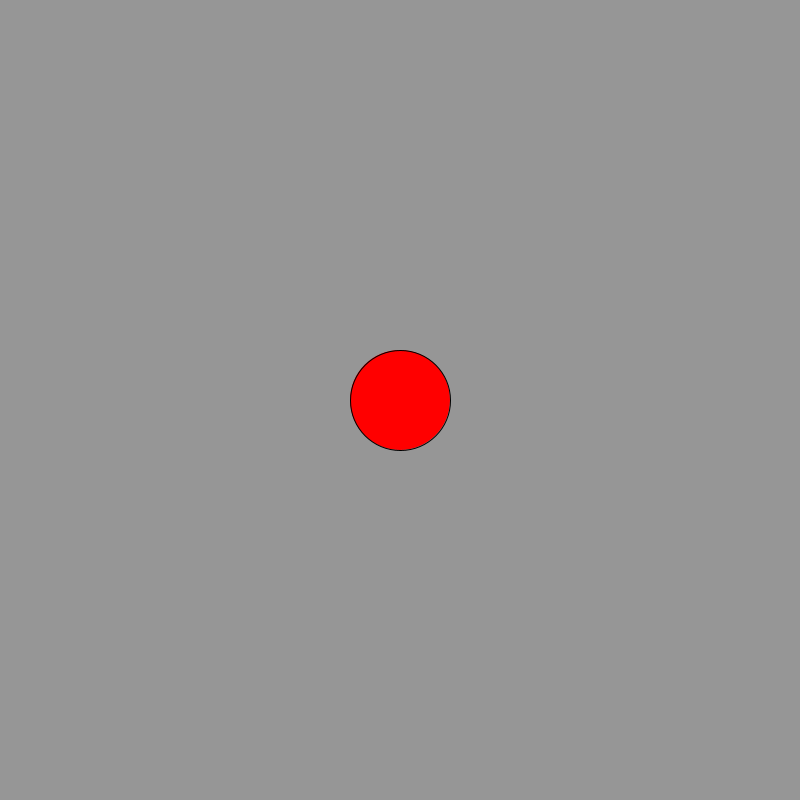
Frame 1 (no input)
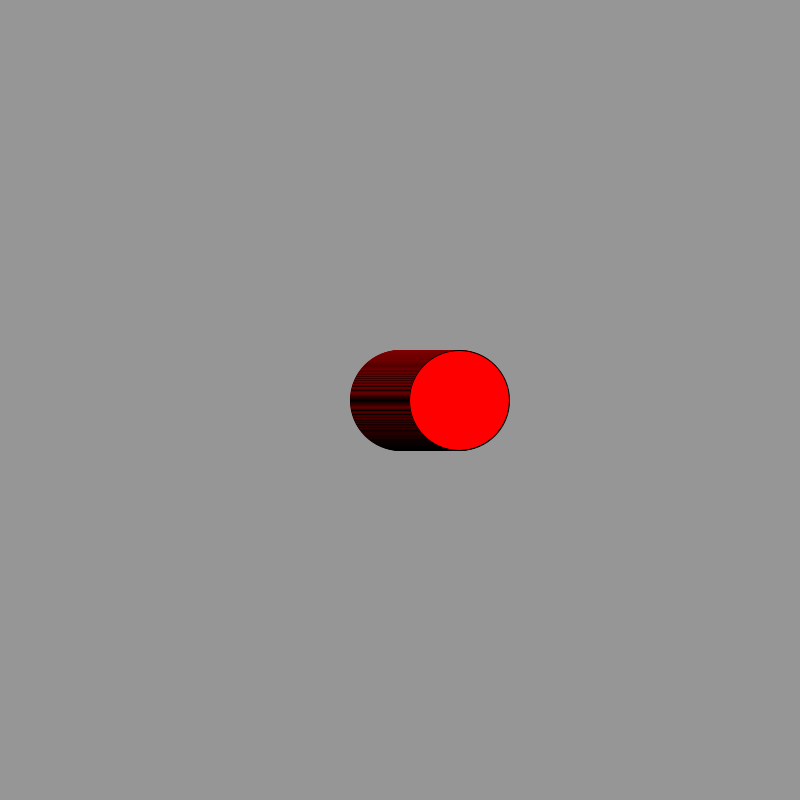
Frame 60 (the mouse pressed at the canvas centre just before this capture)
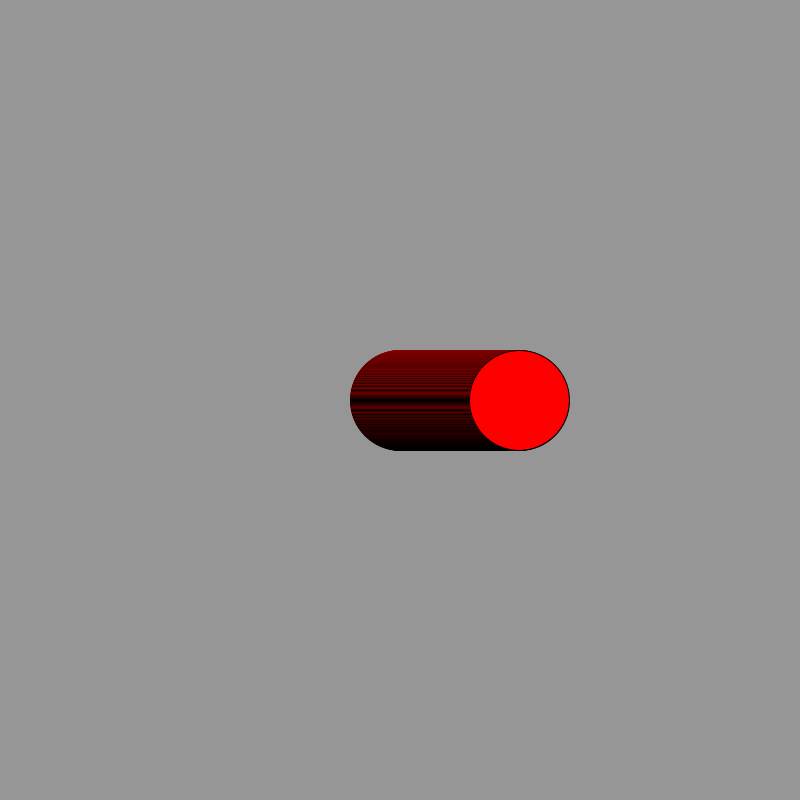
Frame 120 (the mouse held since frame 60 and released just before this capture)

The Processing sketch that drew these frames (run headless with seeded random() and noise(); from frame 60 on, the mouse is pressed at the canvas centre):

// Processing sketch: Fig_3_2
// ── Fig_3_2.pde
int x = 400;
int grow = 5;
void setup()
{
  size(800,800);
  background(150);
  smooth();
}

void draw()
{

  fill(255,0,0);
  ellipse(x,400,100,100);
  x ++;

}
